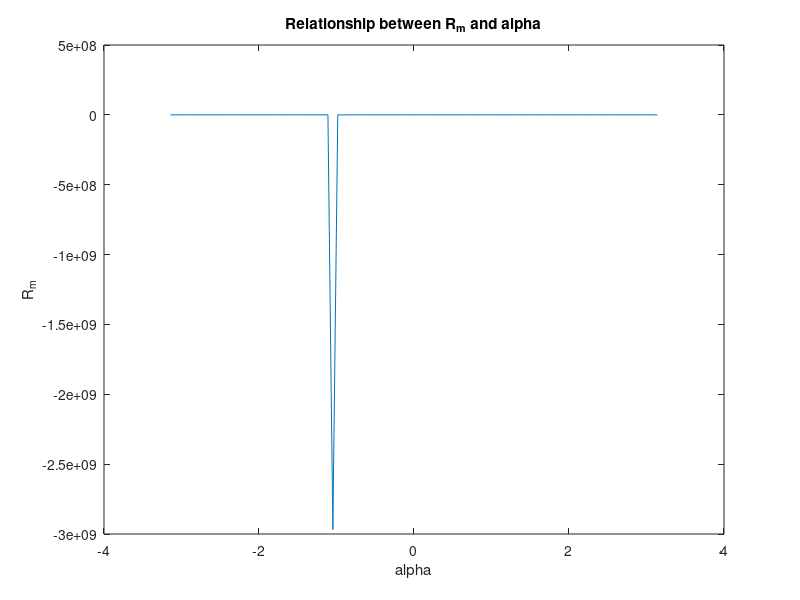

This figure's MATLAB source:
% Plot the figure of R_m versus alpha
alpha = linspace(-pi,pi,100);
l = 4e-6;
theta = 1*pi/6;
R = 1e-6;
R_m = -(l/2-R*cos(alpha))./cos(-alpha+theta);
plot(alpha,R_m)
xlabel('alpha')
ylabel('R_m')
title('Relationship between R_m and alpha')
